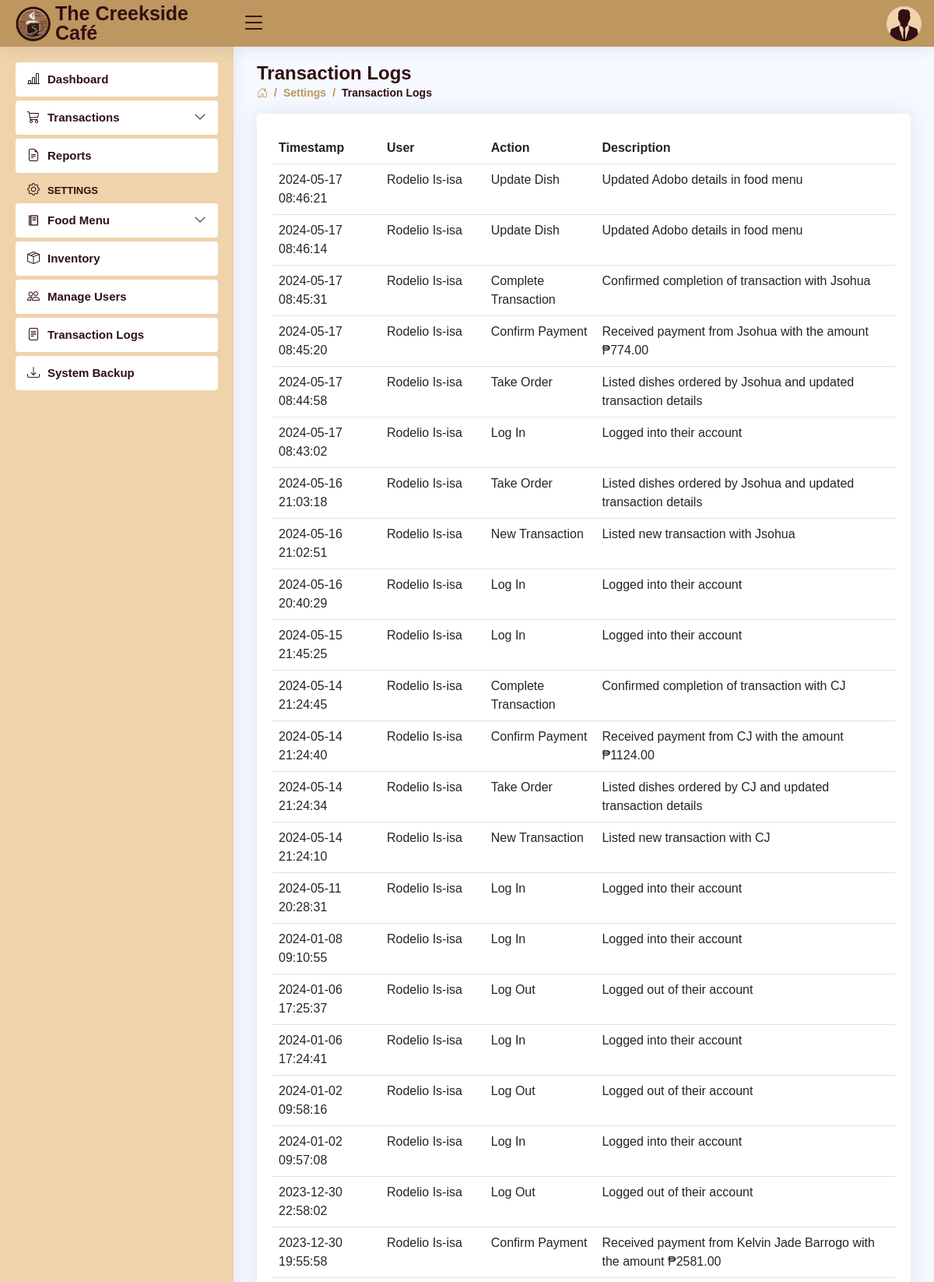
The app's page /settings-logs.php (signed in, upper part) with its own data.
### tables this page shows
CREATE TABLE `users` (
  `user_id` int(11) NOT NULL AUTO_INCREMENT,
  `role` varchar(5) DEFAULT NULL,
  `fname` varchar(30) DEFAULT NULL,
  `mname` varchar(30) DEFAULT NULL,
  `lname` varchar(30) DEFAULT NULL,
  `bdate` date DEFAULT NULL,
  `sex` varchar(6) DEFAULT NULL,
  `province` varchar(15) DEFAULT NULL,
  `municipality` varchar(30) DEFAULT NULL,
  `barangay` varchar(30) DEFAULT NULL,
  `contact_no` varchar(11) DEFAULT NULL,
  `email` varchar(50) DEFAULT NULL,
  `username` varchar(50) DEFAULT NULL,
  `password` varchar(50) DEFAULT NULL,
  PRIMARY KEY (`user_id`)
);

CREATE TABLE `logs` (
  `id` int(11) NOT NULL AUTO_INCREMENT,
  `timestamp` datetime DEFAULT current_timestamp(),
  `user_id` int(11) DEFAULT NULL,
  `name` varchar(50) DEFAULT NULL,
  `action` varchar(20) DEFAULT NULL,
  `description` varchar(255) DEFAULT NULL,
  PRIMARY KEY (`id`)
);

### settings-logs.php (the view, shortened to what this page needs)
<!DOCTYPE html>
<html lang="en">
<head>
<?php
    include 'includes/links.php';
    include 'includes/header.php';
    include 'includes/sidebar.php';
    include('connection.php');
 ?>
</head>
<body>
  <main id="main" class="main">
    <div class="pagetitle">
      <h1>Transaction Logs</h1>
      <nav>
        <ol class="breadcrumb">
          <li class="breadcrumb-item"><a href="dashboard.php"><i class="bi bi-house-door"></i></a></li>
          <li class="breadcrumb-item">Settings</li>
          <li class="breadcrumb-item active">Transaction Logs</li>
        </ol>
      </nav>
    </div>
    <section class="section">
          <div class="card">
            <div class="card-body">
              <br>
              <table class="table table-hover datatable">
                <thead>
                  <tr>
                    <th scope="col">Timestamp</th>
                    <th scope="col">User</th>
                    <th scope="col">Action</th>
                    <th scope="col">Description</th>
                  </tr>
                </thead>
                <tbody>
<?php
$role = $_SESSION['role'];
if ($role === 'Admin') {
    $sql = "SELECT * FROM logs ORDER BY timestamp DESC";
    $result = $con->query($sql);
    while ($row = $result->fetch_assoc()) {
          $timestamp = $row['timestamp'];
          $name = $row['name'];
          $action = $row['action'];
          $description = $row['description'];?>
                      <tr>
                        <td><?php echo $timestamp ?></td>
                        <td><?php echo $name ?></td>
                        <td><?php echo $action ?></td>
                        <td><?php echo $description ?></td>
                      </tr>
    <?php
    }
    echo '</tbody>';
    echo '</table>';
}
?>
            </div>
          </div>
    </section>
  </main>
</body>
</html>

### includes/header.php (shortened to what this page needs)
<header id="header" class="header fixed-top d-flex align-items-center">
  <div class="d-flex align-items-center justify-content-between">
    <a href="dashboard.php" class="logo d-flex align-items-center">
      <img src="assets/img/creekside.png" alt="">
      <span class="d-none d-lg-block">The Creekside Café</span>
    </a>
    <i class="bi bi-list toggle-sidebar-btn"></i>
  </div>
  <nav class="header-nav ms-auto">
  <?php
      include 'connection.php';
      $username = $_SESSION['username'];
      $query = "SELECT * FROM users WHERE username = '$username'";
      $result = $con->query($query);
      if ($result) {
        while ($row = $result->fetch_assoc()) {
          $sex = $row['sex'];
          ?>
    <ul class="d-flex align-items-center">
      <li class="nav-item dropdown pe-3">
        <a class="nav-link nav-profile d-flex align-items-center pe-0" href="#" data-bs-toggle="dropdown">
          <?php
            if ($sex === 'Male') {
                echo '<img src="assets/img/Male.png" alt="Profile" class="rounded-circle">';
            } elseif ($sex === 'Female') {
                echo '<img src="assets/img/Female.png" alt="Profile" class="rounded-circle">';
            }
          ?>
        </a>
  <?php
        }
      }
  ?>
      </li>
    </ul>
  </nav>
</header>

### assets/css/style.css (style rules this page uses)
:root { scroll-behavior: smooth; }
body { font-family: "Open Sans", sans-serif; background: #f6f9ff; color: #444444; }
a { color: #4154f1; text-decoration: none; }
h1, h2, h3, h4, h5, h6 { font-family: "Nunito", sans-serif; }
#main { margin-top: 60px; padding: 20px 30px; transition: all 0.3s; }
.pagetitle { margin-bottom: 10px; }
.pagetitle h1 { font-size: 24px; margin-bottom: 0; font-weight: 600; color: #301011; }
.card { margin-bottom: 30px; border: none; border-radius: 5px; box-shadow: 0px 0 30px rgba(1, 41, 112, 0.1); }
.card-body { padding: 0 20px 20px 20px; color: #301011; }
.breadcrumb { font-size: 14px; font-family: "Nunito", sans-serif; color: #be965f; font-weight: 600; }
.breadcrumb a { color: #be965f; transition: 0.3s; }
.breadcrumb .breadcrumb-item::before { color: #be965f; }
.breadcrumb .active { color: #301011; font-weight: 600; }
.logo { line-height: 1; }
@media (min-width: 1200px) { .logo { width: 280px; } }
.logo img { max-height: 45px; margin-right: 6px; }
.logo span { font-size: 25px; font-weight: 700; color: #301011; font-family: "Nunito", sans-serif; }
.header { transition: all 0.5s; z-index: 997; height: 60px; box-shadow: 0px 2px 20px rgba(1, 41, 112, 0.1); background-color: #be965f; padding-left: 20px; }
.header .toggle-sidebar-btn { font-size: 32px; padding-left: 10px; cursor: pointer; color: #301011; }
.header-nav ul { list-style: none; }
.header-nav>ul { margin: 0; padding: 0; }
.header-nav .nav-profile { color: #301011; }
.header-nav .nav-profile img { max-height: 45px; }
@media (min-width: 1200px) { #main, #footer { margin-left: 300px; } }

### records on screen
logs: timestamp "2024-05-17 08:46:21", name "Rodelio Is-isa", action "Update Dish", description "Updated Adobo details in food menu"
logs: timestamp "2024-05-17 08:46:14", name "Rodelio Is-isa", action "Update Dish", description "Updated Adobo details in food menu"
logs: timestamp "2024-05-17 08:45:31", name "Rodelio Is-isa", action "Complete Transaction", description "Confirmed completion of transaction with Jsohua"
logs: timestamp "2024-05-17 08:45:20", name "Rodelio Is-isa", action "Confirm Payment", description "Received payment from Jsohua with the amount ₱774.00"
logs: timestamp "2024-05-17 08:44:58", name "Rodelio Is-isa", action "Take Order", description "Listed dishes ordered by Jsohua and updated transaction details"
logs: timestamp "2024-05-17 08:43:02", name "Rodelio Is-isa", action "Log In", description "Logged into their account"
logs: timestamp "2024-05-16 21:03:18", name "Rodelio Is-isa", action "Take Order", description "Listed dishes ordered by Jsohua and updated transaction details"
logs: timestamp "2024-05-16 21:02:51", name "Rodelio Is-isa", action "New Transaction", description "Listed new transaction with Jsohua"
logs: timestamp "2024-05-16 20:40:29", name "Rodelio Is-isa", action "Log In", description "Logged into their account"
logs: timestamp "2024-05-15 21:45:25", name "Rodelio Is-isa", action "Log In", description "Logged into their account"
logs: timestamp "2024-05-14 21:24:45", name "Rodelio Is-isa", action "Complete Transaction", description "Confirmed completion of transaction with CJ"
logs: timestamp "2024-05-14 21:24:40", name "Rodelio Is-isa", action "Confirm Payment", description "Received payment from CJ with the amount ₱1124.00"
logs: timestamp "2024-05-14 21:24:34", name "Rodelio Is-isa", action "Take Order", description "Listed dishes ordered by CJ and updated transaction details"
logs: timestamp "2024-05-14 21:24:10", name "Rodelio Is-isa", action "New Transaction", description "Listed new transaction with CJ"
logs: timestamp "2024-05-11 20:28:31", name "Rodelio Is-isa", action "Log In", description "Logged into their account"
logs: timestamp "2024-01-08 09:10:55", name "Rodelio Is-isa", action "Log In", description "Logged into their account"
logs: timestamp "2024-01-06 17:25:37", name "Rodelio Is-isa", action "Log Out", description "Logged out of their account"
logs: timestamp "2024-01-06 17:24:41", name "Rodelio Is-isa", action "Log In", description "Logged into their account"
logs: timestamp "2024-01-02 09:58:16", name "Rodelio Is-isa", action "Log Out", description "Logged out of their account"
logs: timestamp "2024-01-02 09:57:08", name "Rodelio Is-isa", action "Log In", description "Logged into their account"
logs: timestamp "2023-12-30 22:58:02", name "Rodelio Is-isa", action "Log Out", description "Logged out of their account"
logs: timestamp "2023-12-30 19:55:58", name "Rodelio Is-isa", action "Confirm Payment", description "Received payment from Kelvin Jade Barrogo with the amount ₱2581.00"
